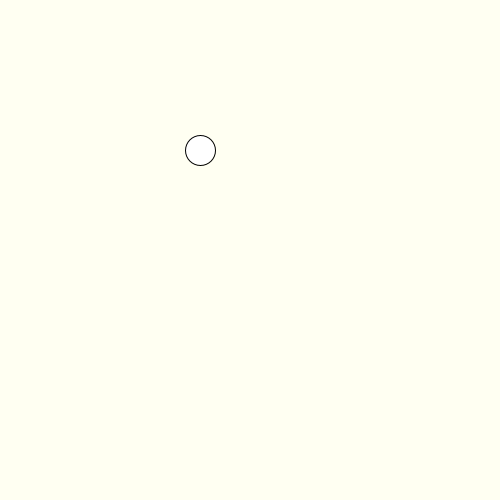
Frame 1 (no input)
Frame 60 (the mouse pressed at the canvas centre just before this capture): identical to frame 1, image omitted
Frame 120 (the mouse held since frame 60 and released just before this capture): identical to frame 1, image omitted

The Processing sketch that drew this single still picture (run headless with seeded random() and noise(); from frame 60 on, the mouse is pressed at the canvas centre):

// Processing sketch: week16_key_controll_x_y
// ── week16_key_controll_x_y.pde
void setup(){
 size (500,500); 
}
int x=200,y=150;
void draw(){
 background(#FFFFF2);
 ellipse(x,y,30,30);
}
void keyPressed(){
 if(key=='a')x-=2;
 if(key=='d')x+=2;
 if(key=='w')y-=2;
 if(key=='s')y+=2;
}
